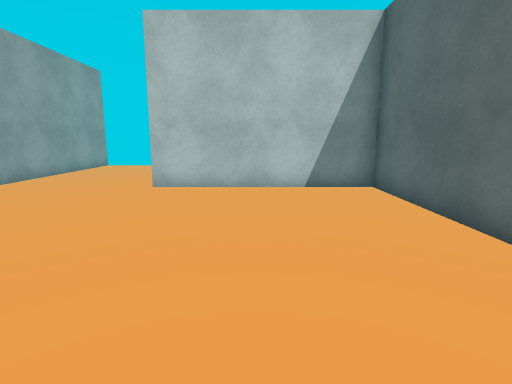
[1] (above)

14 first-person views from a walk through a Unity game level. The camera is 1.4 m above the floor, tilts 10° down and sees 80° across. The floor is counted in squares, 1 m on a side. Each view is taken from the middle of a square. On the plan, view 1 faces up. The plan holds only what a view shows up to about 14 squares ahead; the rest is blank. Surface patterns are stand-ins for the level's own textures.

[2]
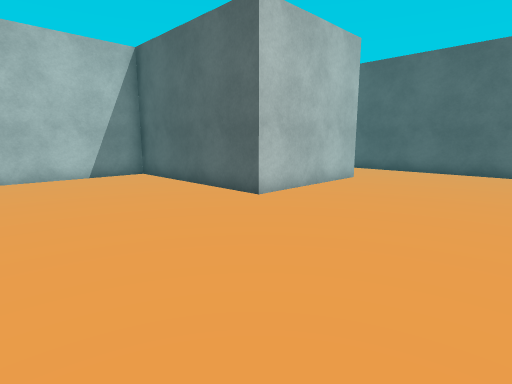

[3]
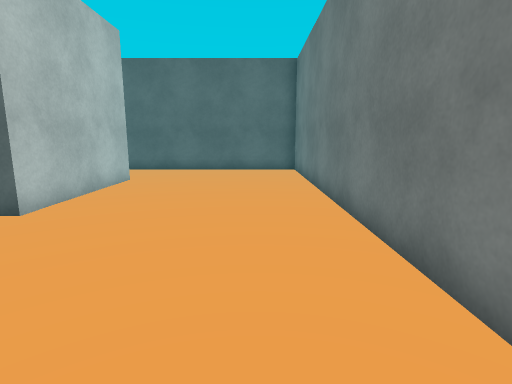

[4]
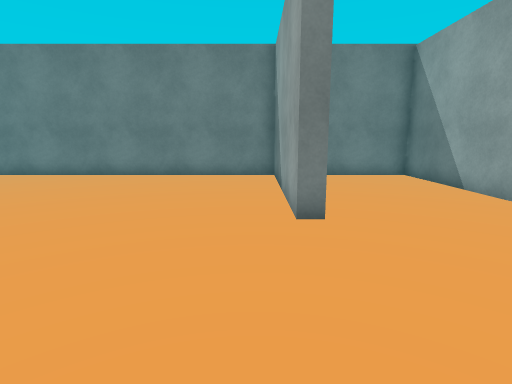

[5]
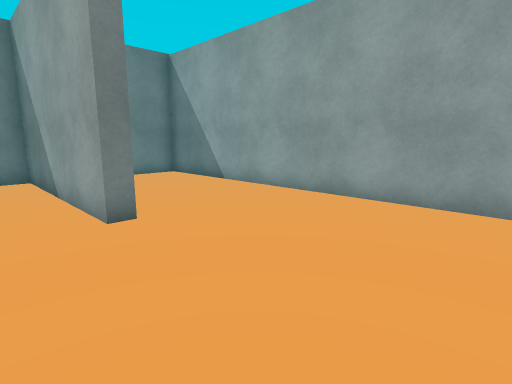

[6]
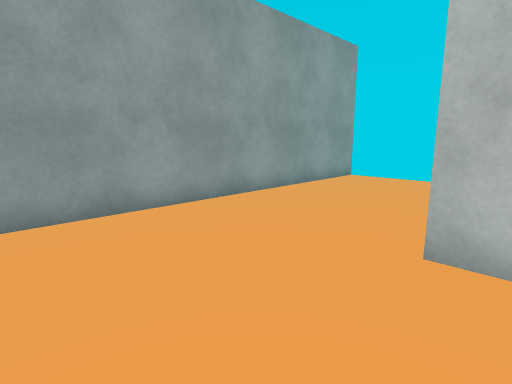

[7]
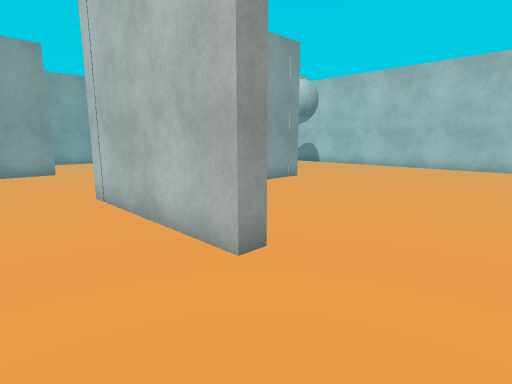

[8]
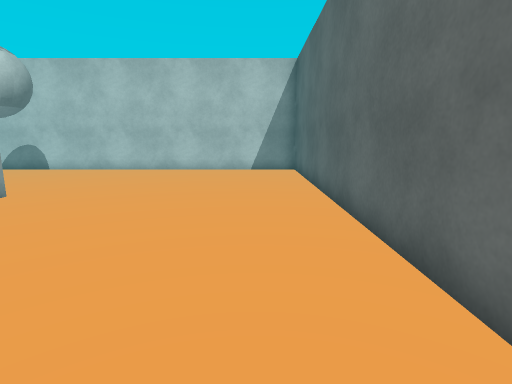

[9]
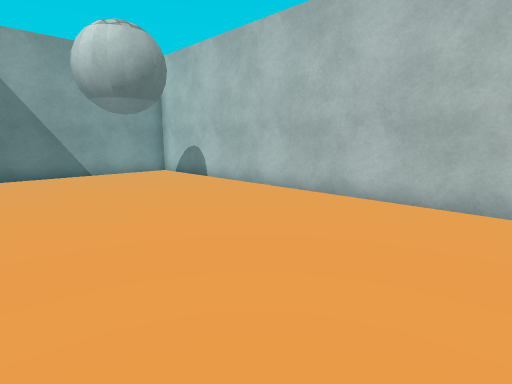

[10]
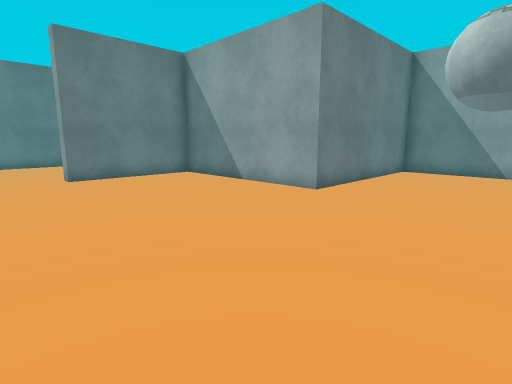

[11]
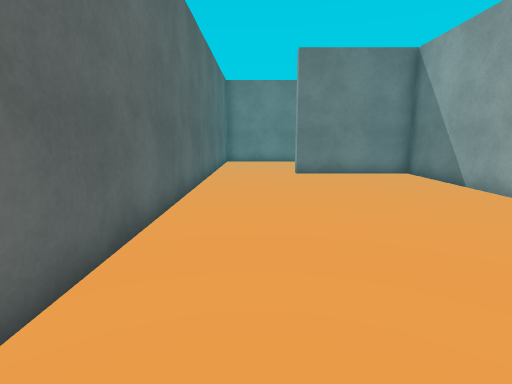

[12]
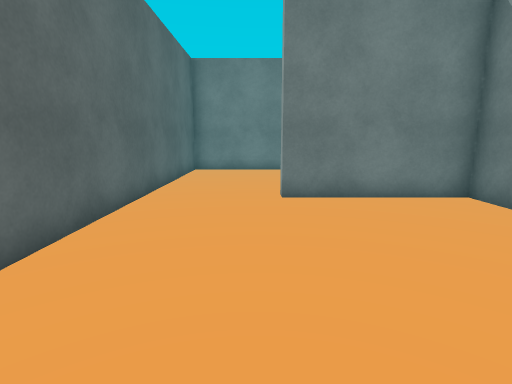

[13]
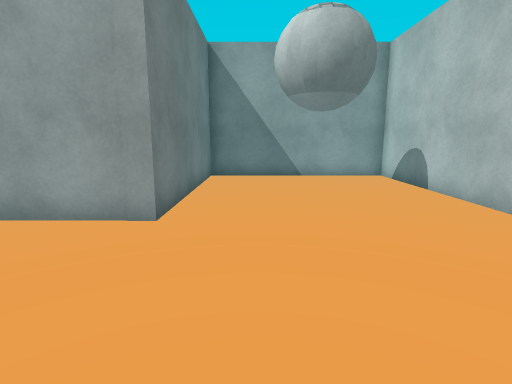

[14]
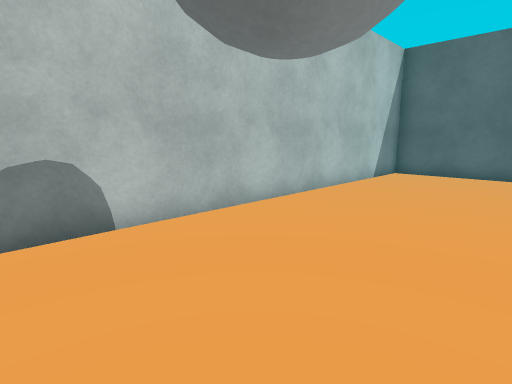

### Floor plan
Points are (right, up) in squares from view 1. A wall is a line through its corners. A room is listed if a view was taken in it or the views show most of it. See-through windows are left out.
Room 1 (views 1, 2, 3, 4, 5, 6, 7, 8, 9, 10, 11, 12, 13, 14)
walls: (-3.2, 2.8) (-2.7, 2.8) (-2.7, -3.8) (11.7, -3.8) (11.7, 15.8) (-2.5, 15.8) (-2.5, 9.3) (3.9, 9.3) (3.9, 2.8) (8.4, 2.8) (8.4, 2.3) (3.4, 2.3) (3.4, 8.8) (-3.1, 8.8); (-7.8, 16.1) (-7.8, -3.8) (-4.8, -3.8)

Positions as (right, up) in squares from view 1, and headings:
1: (0, 0), facing up
2: (-2, -3), facing up-right
3: (-2, -2), facing right
4: (-2, 8), facing down
5: (-1, 8), facing down-left
6: (-2, 5), facing up-left
7: (11, 0), facing up-left
8: (10, 2), facing up
9: (10, 9), facing up-left
10: (11, 14), facing down-left
11: (10, 15), facing down
12: (9, 10), facing down
13: (9, 11), facing left
14: (-1, 11), facing up-right
